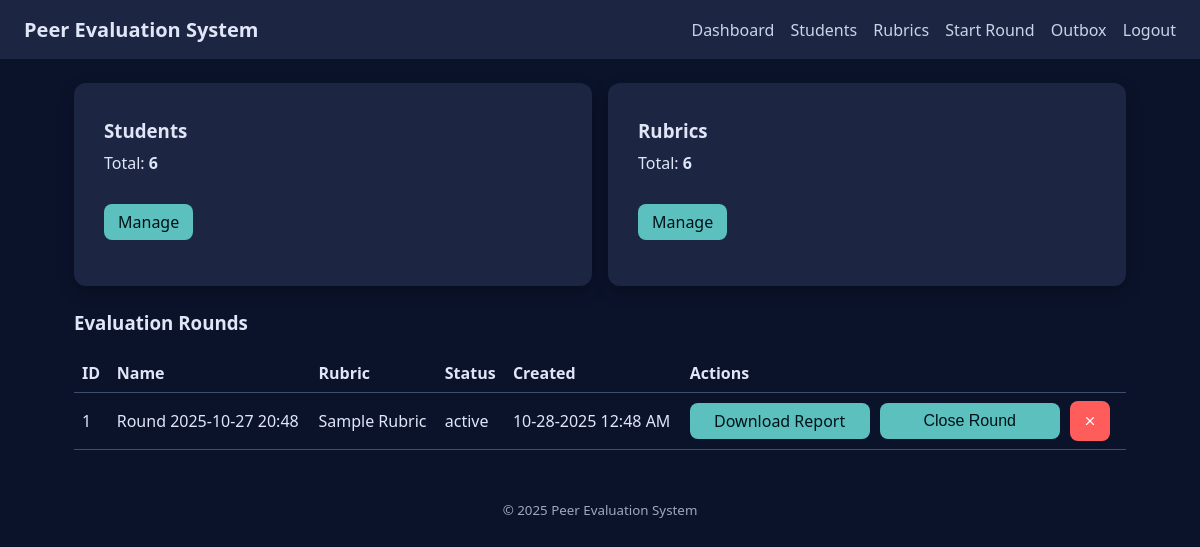
The page /dashboard (signed in) on the database its author committed.
### models.py (models this page shows)
class EvalRound(db.Model):
    id = db.Column(db.Integer, primary_key=True)
    name = db.Column(db.String(255), nullable=False)
    rubric_id = db.Column(db.Integer, db.ForeignKey("rubric.id"), nullable=False)
    created_at = db.Column(db.DateTime, default=datetime.utcnow)
    status = db.Column(db.String(50), default="draft")
    rubric = db.relationship("Rubric")

class Rubric(db.Model):
    id = db.Column(db.Integer, primary_key=True)
    name = db.Column(db.String(255), nullable=False)
    active = db.Column(db.Boolean, default=True)
    items = db.relationship("RubricItem", backref="rubric", cascade="all, delete-orphan")

### app.py (the view)
    @app.route("/dashboard")
    @login_required
    def dashboard():
        rounds = EvalRound.query.order_by(EvalRound.created_at.desc()).all()
        students_count = Student.query.count()
        rubrics = Rubric.query.all()
        return render_template("dashboard.html", rounds=rounds, students_count=students_count, rubrics=rubrics)

### templates/dashboard.html (shortened to what this page needs)
{% extends "base.html" %}
{% block content %}
<section class="grid">
  <div class="card">
    <div style="margin-bottom: -25px;">
      <h3>Students</h3>
    </div>
    <p>Total: <b>{{ students_count }}</b></p>
    <div style="margin-top: -2px;">
      <p><a class="btn" href="{{ url_for('upload_students') }}">Manage</a></p>
    </div>
  </div>
  <div class="card">
    <div style="margin-bottom: -25px;">
      <h3>Rubrics</h3>
    </div>
    <p>Total: <b>{{ rubrics|length }}</b></p>
    <div style="margin-top: -2px;">
      <p><a class="btn" href="{{ url_for('rubrics') }}">Manage</a></p>
    </div>
  </div>
</section>
<h3>Evaluation Rounds</h3>
<table class="table">
  <tr><th>ID</th><th>Name</th><th>Rubric</th><th>Status</th><th>Created</th><th>Actions</th></tr>
  {% for r in rounds %}
  <tr>
    <td>{{ r.id }}</td>
    <td>{{ r.name }}</td>
    <td>{{ r.rubric.name }}</td>
    <td>{{ r.status }}</td>
    <td>{{ r.created_at | to_local }}
    <td>
      <div class="actions-row">
        <div class="action-group">
          <a class="btn equal" href="{{ url_for('report', round_id=r.id) }}">Download Report</a>
          {% if r.status != 'closed' %}
          <form method="post" action="{{ url_for('close_round', round_id=r.id) }}" style="display:inline;">
            <button class="btn equal" type="submit">Close Round</button>
          </form>
          {% endif %}
        </div>
        <form method="post"
              action="{{ url_for('delete_round', round_id=r.id) }}"
              class="delete-form"
              onsubmit="return confirm('Delete this round and ALL its responses? This cannot be undone. Are you sure?');">
          <button class="btn icon danger" type="submit" aria-label="Delete round" title="Delete round">
          </button>
        </form>
      </div>
    </td>
  </tr>
  {% endfor %}
</table>
{% endblock %}

### static/styles.css (style rules this page uses)
:root { --bg:#0b132b; --card:#1c2541; --muted:#3a506b; --text:#e0e6f8; --accent:#5bc0be; --danger:#ff5c5c; }
* { box-sizing:border-box; }
body { margin:0; font-family:system-ui,-apple-system,Segoe UI,Roboto,Inter,Ubuntu,Arial; background:var(--bg); color:var(--text); }
.card { background:var(--card); padding:16px; padding-bottom: 30px; padding-left: 30px; padding-right: 30px; border-radius:12px; box-shadow:0 6px 16px rgba(0,0,0,0.25); display: flex; flex-direction: column; justify-content: center; }
.grid { display:grid; grid-template-columns:repeat(auto-fit,minmax(400px,1fr)); gap:16px; margin-bottom:24px; }
button,.btn { background:var(--accent); color:#001219; border:none; padding:10px 14px; border-radius:8px; cursor:pointer; text-decoration:none; display:inline-block; font-size: 16px; line-height: 1; }
.btn.danger, button.danger { background:var(--danger); color:white; }
.btn.equal { min-width: 180px; text-align: center; }
.table { width:100%; border-collapse:collapse; }
.table th, .table td { border-bottom:1px solid var(--muted); padding:8px; text-align:left; vertical-align:middle; }
.actions-row { display: flex; align-items: center; gap: 10px; }
.action-group { display: inline-flex; gap: 10px; align-items: center; }
.delete-form { display: inline-flex; align-items: center; }
.btn.icon { min-width: 40px; width: 40px; height: 40px; padding: 0; font-size: 18px; display: inline-flex; align-items: center; justify-content: center; border-radius: 8px; line-height: 0; }
.btn.icon.danger { background: var(--danger); color: #fff; }
.action-group .btn, .btn.icon { vertical-align: middle; }

### rows shown on the page
EvalRound: id "1", name "Round 2025-10-27 20:48", rubric.name "Sample Rubric", status "active", created_at|to_local "10-28-2025 12:48 AM"

### other values the page prints
{{ students_count }} "6"
{{ rubrics|length }} "6"
